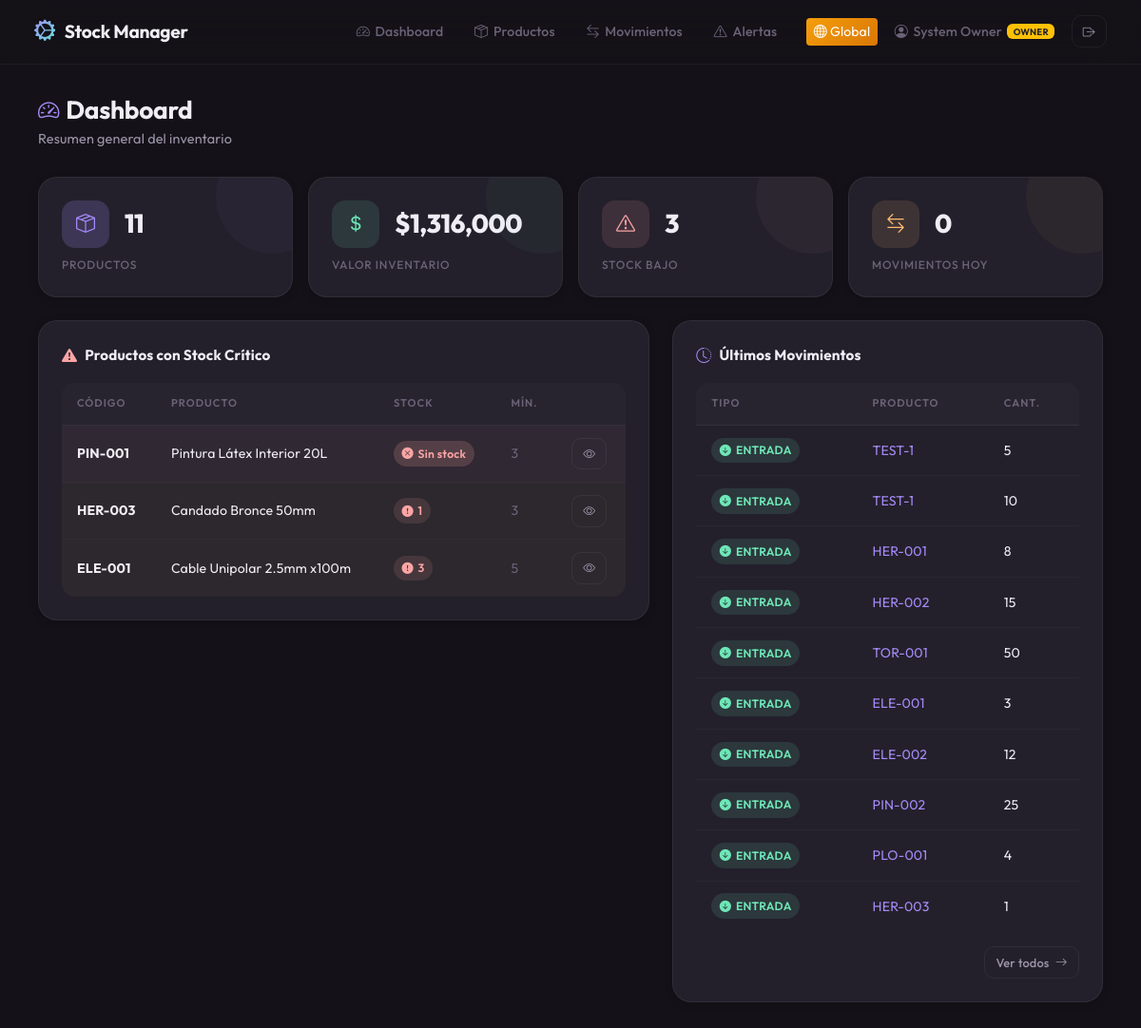
Page / (signed in) on the committed database.
### app/models/usuario.py (models this page shows, shortened)
class Usuario(UserMixin, db.Model):
    __tablename__ = 'usuarios'
    id = db.Column(db.Integer, primary_key=True)
    nombre = db.Column(db.String(100), nullable=False)
    email = db.Column(db.String(120), unique=True, nullable=False)
    password_hash = db.Column(db.String(256), nullable=False)
    rol = db.Column(db.String(50), default='Operador')
    activo = db.Column(db.Boolean, default=True)
    fecha_creacion = db.Column(db.DateTime, default=datetime.utcnow)
    ultimo_login = db.Column(db.DateTime, nullable=True)
    empresa_id = db.Column(db.Integer, db.ForeignKey('empresas.id'), nullable=True, index=True)

### app/models/producto.py (models this page shows, shortened)
class Producto(db.Model):
    __tablename__ = 'productos'
    id = db.Column(db.Integer, primary_key=True)
    codigo = db.Column(db.String(50), nullable=False, index=True)
    codigo_barras = db.Column(db.String(50), index=True)
    nombre = db.Column(db.String(200), nullable=False)
    descripcion = db.Column(db.Text)
    marca = db.Column(db.String(100))
    categoria_id = db.Column(db.Integer, db.ForeignKey('categorias.id'))
    subcategoria_id = db.Column(db.Integer, db.ForeignKey('subcategorias.id'))
    proveedor = db.Column(db.String(150))
    costo = db.Column(db.Float, default=0.0)
    precio = db.Column(db.Float, default=0.0)
    stock = db.Column(db.Integer, default=0)
    stock_minimo = db.Column(db.Integer, default=5)
    ubicacion = db.Column(db.String(100))
    estado = db.Column(db.String(20), default='activo')
    observaciones = db.Column(db.Text)
    fecha_creacion = db.Column(db.DateTime, default=datetime.utcnow)
    fecha_actualizacion = db.Column(db.DateTime, default=datetime.utcnow, onupdate=datetime.utcnow)
    empresa_id = db.Column(db.Integer, db.ForeignKey('empresas.id'), nullable=True, index=True)
    movimientos = db.relationship('Movimiento', backref='producto', lazy='dynamic', cascade='all, delete-orphan')
    __table_args__ = (
        db.UniqueConstraint('codigo', 'empresa_id', name='uix_producto_codigo_empresa'),
        db.UniqueConstraint('codigo_barras', 'empresa_id', name='uix_producto_codigo_barras_empresa'),
    )

### app/models/movimiento.py (models this page shows)
class Movimiento(db.Model):
    __tablename__ = 'movimientos'
    id = db.Column(db.Integer, primary_key=True)
    producto_id = db.Column(db.Integer, db.ForeignKey('productos.id'), nullable=False)
    tipo = db.Column(db.String(20), nullable=False)  # 'ENTRADA' or 'SALIDA'
    cantidad = db.Column(db.Integer, nullable=False)
    fecha = db.Column(db.DateTime, default=datetime.utcnow)
    motivo = db.Column(db.String(200))
    empresa_id = db.Column(db.Integer, db.ForeignKey('empresas.id'), nullable=True, index=True)

### app/routes/dashboard.py (the view)
@dashboard_bp.route('/')
@login_required
def dashboard():
    empresa_id = get_empresa_id()
    total_productos = Producto.query.filter_by(empresa_id=empresa_id).count()
    from app.extensions import db
    valor_inventario = db.session.query(func.sum(Producto.costo * Producto.stock)).filter(Producto.empresa_id == empresa_id).scalar() or 0
    productos_bajo_stock = Producto.query.filter(
        Producto.stock <= Producto.stock_minimo,
        Producto.empresa_id == empresa_id
    ).count()
    hoy = date.today()
    movimientos_hoy = Movimiento.query.filter(
        func.date(Movimiento.fecha) == hoy,
        Movimiento.empresa_id == empresa_id
    ).count()
    productos_criticos = Producto.query.filter(
        Producto.stock <= Producto.stock_minimo,
        Producto.empresa_id == empresa_id
    ).order_by(Producto.stock.asc()).limit(10).all()
    ultimos_movimientos = Movimiento.query.filter_by(empresa_id=empresa_id).order_by(
        Movimiento.fecha.desc()
    ).limit(10).all()
    return render_template('dashboard.html',
                           total_productos=total_productos,
                           valor_total=valor_inventario,
                           productos_bajo_stock=productos_bajo_stock,
                           movimientos_hoy=movimientos_hoy,
                           productos_criticos=productos_criticos,
                           ultimos_movimientos=ultimos_movimientos)

### app/templates/dashboard.html (shortened to what this page needs)
{% extends "base.html" %}
{% block content %}
<div class="page-header">
    <h1><i class="bi bi-speedometer2 text-accent-blue"></i> Dashboard</h1>
    <p class="subtitle">Resumen general del inventario</p>
</div>
<div class="row g-3 mb-4">
    <div class="col-6 col-lg-3">
        <div class="card-glass metric-card blue-glow">
            <div class="card-body">
                <div class="d-flex align-items-center gap-3 mb-2">
                    <div class="metric-icon blue">
                        <i class="bi bi-box-seam"></i>
                    </div>
                    <div>
                        <div class="metric-value">{{ total_productos }}</div>
                    </div>
                </div>
                <div class="metric-label">Productos</div>
            </div>
        </div>
    </div>
    <div class="col-6 col-lg-3">
        <div class="card-glass metric-card green-glow">
            <div class="card-body">
                <div class="d-flex align-items-center gap-3 mb-2">
                    <div class="metric-icon green">
                        <i class="bi bi-currency-dollar"></i>
                    </div>
                    <div>
                        <div class="metric-value">${{ "{:,.0f}".format(valor_total) }}</div>
                    </div>
                </div>
                <div class="metric-label">Valor Inventario</div>
            </div>
        </div>
    </div>
    <div class="col-6 col-lg-3">
        <div class="card-glass metric-card red-glow">
            <div class="card-body">
                <div class="d-flex align-items-center gap-3 mb-2">
                    <div class="metric-icon red">
                        <i class="bi bi-exclamation-triangle"></i>
                    </div>
                    <div>
                        <div class="metric-value">{{ productos_bajo_stock }}</div>
                    </div>
                </div>
                <div class="metric-label">Stock Bajo</div>
            </div>
        </div>
    </div>
    <div class="col-6 col-lg-3">
        <div class="card-glass metric-card orange-glow">
            <div class="card-body">
                <div class="d-flex align-items-center gap-3 mb-2">
                    <div class="metric-icon orange">
                        <i class="bi bi-arrow-left-right"></i>
                    </div>
                    <div>
                        <div class="metric-value">{{ movimientos_hoy }}</div>
                    </div>
                </div>
                <div class="metric-label">Movimientos Hoy</div>
            </div>
        </div>
    </div>
</div>
<div class="row g-4">
    <div class="col-lg-7">
        <div class="card-glass">
            <div class="card-body">
                <div class="section-title">
                    <i class="bi bi-exclamation-triangle-fill text-accent-red"></i>
                    Productos con Stock Crítico
                </div>
                {% if productos_criticos %}
                <div class="table-responsive-custom">
                    <table class="table-dark-custom">
                        <thead>
                            <tr>
                                <th>Código</th>
                                <th>Producto</th>
                                <th>Stock</th>
                                <th>Mín.</th>
                                <th></th>
                            </tr>
                        </thead>
                        <tbody>
                            {% for p in productos_criticos %}
                            <tr class="{% if p.stock <= 0 %}stock-critico{% else %}stock-bajo{% endif %}">
                                <td><strong>{{ p.codigo }}</strong></td>
                                <td>{{ p.nombre }}</td>
                                <td>
                                    {% if p.stock <= 0 %}
                                        <span class="stock-badge sin-stock">
                                            <i class="bi bi-x-circle-fill"></i> Sin stock
                                        </span>
                                    {% else %}
                                        <span class="stock-badge critico">
                                            <i class="bi bi-exclamation-circle-fill"></i> {{ p.stock }}
                                        </span>
                                    {% endif %}
                                </td>
                                <td class="text-muted-custom">{{ p.stock_minimo }}</td>
                                <td>
                                    <a href="{{ url_for('productos_bp.producto_detalle', id=p.id) }}"
                                       class="btn-outline-custom btn-sm-custom">
                                        <i class="bi bi-eye"></i>
                                    </a>
                                </td>
                            </tr>
                            {% endfor %}
                        </tbody>
                    </table>
                </div>
                {% else %}
                <div class="empty-state">
                    <div class="empty-icon"><i class="bi bi-check-circle"></i></div>
                    <div class="empty-title">¡Todo en orden!</div>
                    <div class="empty-text">No hay productos con stock crítico.</div>
                </div>
                {% endif %}
            </div>
        </div>
    </div>
    <div class="col-lg-5">
        <div class="card-glass">
            <div class="card-body">
                <div class="section-title">
                    <i class="bi bi-clock-history text-accent-blue"></i>
                    Últimos Movimientos
                </div>
                {% if ultimos_movimientos %}
                <div class="table-responsive-custom">
                    <table class="table-dark-custom">
                        <thead>
                            <tr>
                                <th>Tipo</th>
                                <th>Producto</th>
                                <th>Cant.</th>
                            </tr>
                        </thead>
                        <tbody>
                            {% for m in ultimos_movimientos %}
                            <tr>
                                <td>
                                    <span class="mov-badge {{ m.tipo|lower }}">
                                        {% if m.tipo == 'ENTRADA' %}
                                            <i class="bi bi-arrow-down-circle-fill"></i>
                                        {% else %}
                                            <i class="bi bi-arrow-up-circle-fill"></i>
                                        {% endif %}
                                        {{ m.tipo }}
                                    </span>
                                </td>
                                <td>
                                    <a href="{{ url_for('productos_bp.producto_detalle', id=m.producto_id) }}"
                                       class="text-decoration-none text-accent-blue">
                                        {{ m.producto.codigo }}
                                    </a>
                                </td>
                                <td>{{ m.cantidad }}</td>
                            </tr>
                            {% endfor %}
                        </tbody>
                    </table>
                </div>
                <div class="mt-3 text-end">
                    <a href="{{ url_for('movimientos_bp.movimientos_lista') }}" class="btn-outline-custom btn-sm-custom">
                        Ver todos <i class="bi bi-arrow-right"></i>
                    </a>
                </div>
                {% else %}
                <div class="empty-state">
                    <div class="empty-icon"><i class="bi bi-inbox"></i></div>
                    <div class="empty-title">Sin movimientos</div>
                    <div class="empty-text">Todavía no se registraron movimientos.</div>
                </div>
                {% endif %}
            </div>
        </div>
    </div>
</div>
{% endblock %}

### app/templates/base.html (shortened to what this page needs)
<!DOCTYPE html>
<html lang="es" data-bs-theme="dark">
<head>
    <link href="https://cdn.jsdelivr.net/npm/bootstrap@5.3.3/dist/css/bootstrap.min.css" rel="stylesheet">
    <link href="https://cdn.jsdelivr.net/npm/bootstrap-icons@1.11.3/font/bootstrap-icons.min.css" rel="stylesheet">
    <link href="{{ url_for('static', filename='css/style.css') }}" rel="stylesheet">
</head>
<body>
    <nav class="navbar navbar-expand-lg navbar-custom">
        <div class="container-fluid">
            <a class="navbar-brand" href="{{ url_for('dashboard_bp.dashboard') }}">
                <span class="brand-icon"><i class="bi bi-gear-wide-connected"></i></span>
                Stock Manager
            </a>
            <div class="collapse navbar-collapse" id="navbarNav">
                <ul class="navbar-nav ms-auto gap-1">
                    <li class="nav-item">
                        <a class="nav-link {% if request.endpoint == 'dashboard' %}active{% endif %}"
                           href="{{ url_for('dashboard_bp.dashboard') }}">
                            <i class="bi bi-speedometer2"></i> Dashboard
                        </a>
                    </li>
                    <li class="nav-item">
                        <a class="nav-link {% if request.endpoint and 'producto' in request.endpoint %}active{% endif %}"
                           href="{{ url_for('productos_bp.productos_lista') }}">
                            <i class="bi bi-box-seam"></i> Productos
                        </a>
                    </li>
                    <li class="nav-item">
                        <a class="nav-link {% if request.endpoint == 'movimientos_lista' %}active{% endif %}"
                           href="{{ url_for('movimientos_bp.movimientos_lista') }}">
                            <i class="bi bi-arrow-left-right"></i> Movimientos
                        </a>
                    </li>
                    <li class="nav-item">
                        <a class="nav-link {% if request.endpoint == 'alertas' %}active{% endif %}"
                           href="{{ url_for('dashboard_bp.alertas') }}">
                            <i class="bi bi-exclamation-triangle"></i> Alertas
                        </a>
                    </li>
                </ul>
                {% if current_user.is_authenticated %}
                <div class="d-flex align-items-center gap-2 ms-lg-3 mt-2 mt-lg-0">
                    {% if current_user.rol == 'SuperAdmin' %}
                    <a href="{{ url_for('superadmin_bp.empresas_lista') }}" class="btn btn-sm" style="background: linear-gradient(135deg, #f59e0b, #d97706); border: none; color: white;">
                        <i class="bi bi-globe"></i> Global
                    </a>
                    {% endif %}
                    <span class="nav-link" style="cursor: default; padding: 0.4rem 0.6rem !important;">
                        <i class="bi bi-person-circle"></i>
                        <span class="d-none d-md-inline">{{ current_user.nombre }}</span>
                        {% if current_user.rol == 'Administrador' %}
                            <span class="badge" style="background: var(--accent-primary-glow); color: var(--accent-primary); font-size: 0.6rem; vertical-align: middle;">ADMIN</span>
                        {% elif current_user.rol == 'Supervisor' %}
                            <span class="badge" style="background: rgba(14, 165, 233, 0.1); color: #38bdf8; font-size: 0.6rem; vertical-align: middle;">SUPER</span>
                        {% elif current_user.rol == 'SuperAdmin' %}
                            <span class="badge bg-warning text-dark" style="font-size: 0.6rem; vertical-align: middle;">OWNER</span>
                        {% endif %}
                    </span>
                    <a href="{{ url_for('auth_bp.logout') }}" class="btn-outline-custom btn-sm-custom" title="Cerrar sesión">
                        <i class="bi bi-box-arrow-right"></i>
                    </a>
                </div>
                {% endif %}
            </div>
        </div>
    </nav>
    <div class="main-content" style="padding-bottom: 0;">
    </div>
    <div class="main-content fade-in" style="padding-top: 0;">
        {% block content %}{% endblock %}
    </div>
</body>
</html>

### rows in the picture
Usuario: nombre "System Owner"
Producto: codigo "PIN-001", nombre "Pintura Látex Interior 20L", stock 0 (drawn), stock_minimo "3"
Producto: codigo "HER-003", nombre "Candado Bronce 50mm", stock "1", stock_minimo "3"
Producto: codigo "ELE-001", nombre "Cable Unipolar 2.5mm x100m", stock "3", stock_minimo "5"
Movimiento: tipo "ENTRADA", producto.codigo "TEST-1", cantidad "5"
Movimiento: tipo "ENTRADA", producto.codigo "TEST-1", cantidad "10"
Movimiento: tipo "ENTRADA", producto.codigo "HER-001", cantidad "8"
Movimiento: tipo "ENTRADA", producto.codigo "HER-002", cantidad "15"
Movimiento: tipo "ENTRADA", producto.codigo "TOR-001", cantidad "50"
Movimiento: tipo "ENTRADA", producto.codigo "ELE-001", cantidad "3"
Movimiento: tipo "ENTRADA", producto.codigo "ELE-002", cantidad "12"
Movimiento: tipo "ENTRADA", producto.codigo "PIN-002", cantidad "25"
Movimiento: tipo "ENTRADA", producto.codigo "PLO-001", cantidad "4"
Movimiento: tipo "ENTRADA", producto.codigo "HER-003", cantidad "1"

### other values in the picture
{{ total_productos }} "11"
{{ "{:,.0f}".format(valor_total) }} "1,316,000"
{{ productos_bajo_stock }} "3"
{{ movimientos_hoy }} "0"
